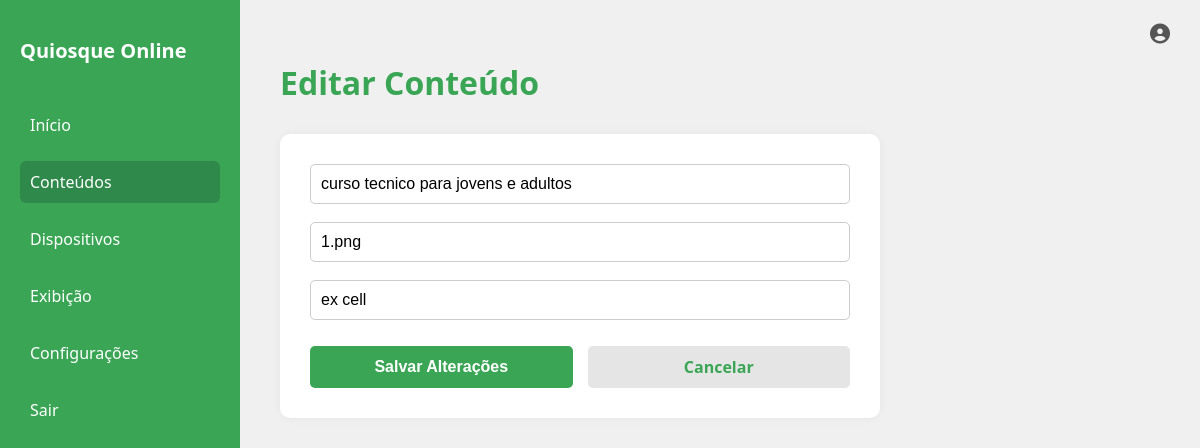
/conteudos/editar/2 (signed in), run on the app's committed database.
### app.py (models this page shows)
class Conteudo(db.Model):
    id = db.Column(db.Integer, primary_key=True)
    titulo = db.Column(db.String(150), nullable=False)
    imagem = db.Column(db.String(255), nullable=False)
    grupo = db.Column(db.String(80), nullable=False)

### app.py (the view, shortened to what this page needs)
@app.route('/conteudos/editar/<int:id>', methods=['GET', 'POST'])
@login_required
def editar_conteudo(id):
    conteudo = Conteudo.query.get_or_404(id)
    return render_template('editarConteudo.html', conteudo=conteudo)

### app.py (called while the page is built)
@app.context_processor
def inject_dark_mode():
    return dict(
        dark_mode=session.get('dark_mode', False),
        usuario_nome=session.get('usuario_nome', None),
        usuario_username=session.get('usuario_username', None)
    )

def login_required(f):
    @wraps(f)
    def decorated(*args, **kwargs):
        if 'usuario_id' not in session:
            return redirect(url_for('login'))
        return f(*args, **kwargs)
    return decorated

### templates/editarConteudo.html (shortened to what this page needs)
<!DOCTYPE html>
<html lang="pt-br">
<head>
  <link rel="stylesheet" href="https://cdnjs.cloudflare.com/ajax/libs/font-awesome/6.4.0/css/all.min.css">
</head>
<body class="{% if dark_mode %}dark{% endif %}">
  <div class="sidebar">
    <h2>Quiosque Online</h2>
    <a href="/painel">Início</a>
    <a href="/conteudos" class="active">Conteúdos</a>
    <a href="/dispositivos">Dispositivos</a>
    <a href="/regras">Exibição</a>
    <a href="/configuracoes">Configurações</a>
    <a href="/logout">Sair</a>
  </div>
  <div class="content">
    <div class="user-icon"><i class="fas fa-user-circle"></i></div>
    <h1>Editar Conteúdo</h1>
    <form method="POST">
      <input type="text" name="titulo" value="{{ conteudo.titulo }}" placeholder="Título do conteúdo" required>
      <input type="text" name="imagem" value="{{ conteudo.imagem }}" placeholder="URL ou nome da imagem" required>
      <input type="text" name="grupo" value="{{ conteudo.grupo }}" placeholder="Grupo de exibição (ex: TV01)" required>
      <div class="botoes">
        <button type="submit" class="btn-save">Salvar Alterações</button>
        <a href="/conteudos" class="btn-cancel">Cancelar</a>
      </div>
    </form>
  </div>
</body>
</html>

### templates/editarConteudo.html (style rules this page uses)
* { box-sizing: border-box; }
body { margin: 0; font-family: 'Segoe UI', sans-serif; background-color: #f0f0f0; color: #222; display: flex; height: 100vh; transition: background 0.3s, color 0.3s; }
.sidebar { width: 240px; background-color: #3AA655; padding: 20px; color: white; display: flex; flex-direction: column; }
.sidebar h2 { margin-bottom: 40px; font-size: 20px; }
.sidebar a { color: white; text-decoration: none; margin-bottom: 15px; padding: 10px; border-radius: 6px; }
.sidebar a.active { background-color: #2f894a; }
.content { flex: 1; padding: 40px; position: relative; overflow-y: auto; height: 100vh; background: transparent; }
.user-icon { position: absolute; top: 20px; right: 30px; font-size: 20px; color: #555; }
h1 { color: #3AA655; margin-bottom: 20px; }
form { background-color: white; padding: 30px; border-radius: 10px; max-width: 600px; margin-bottom: 40px; box-shadow: 0 0 10px rgba(0,0,0,0.05); margin-top: 30px; }
form input { width: 100%; padding: 10px; margin-bottom: 18px; border-radius: 5px; border: 1px solid #ccc; font-size: 16px; }
.botoes { display: flex; gap: 15px; margin-top: 8px; }
.btn-save { flex: 1; background-color: #3AA655; color: white; font-weight: bold; cursor: pointer; border: none; border-radius: 5px; padding: 10px; font-size: 16px; transition: background 0.2s; }
.btn-cancel { flex: 1; background-color: #e5e5e5; color: #3AA655; font-weight: bold; border: none; border-radius: 5px; padding: 10px; font-size: 16px; cursor: pointer; transition: background 0.2s, color 0.2s; text-decoration: none; text-align: center; }

### data on the page
Conteudo: titulo "curso tecnico para jovens e adultos", imagem "1.png", grupo "ex cell"
